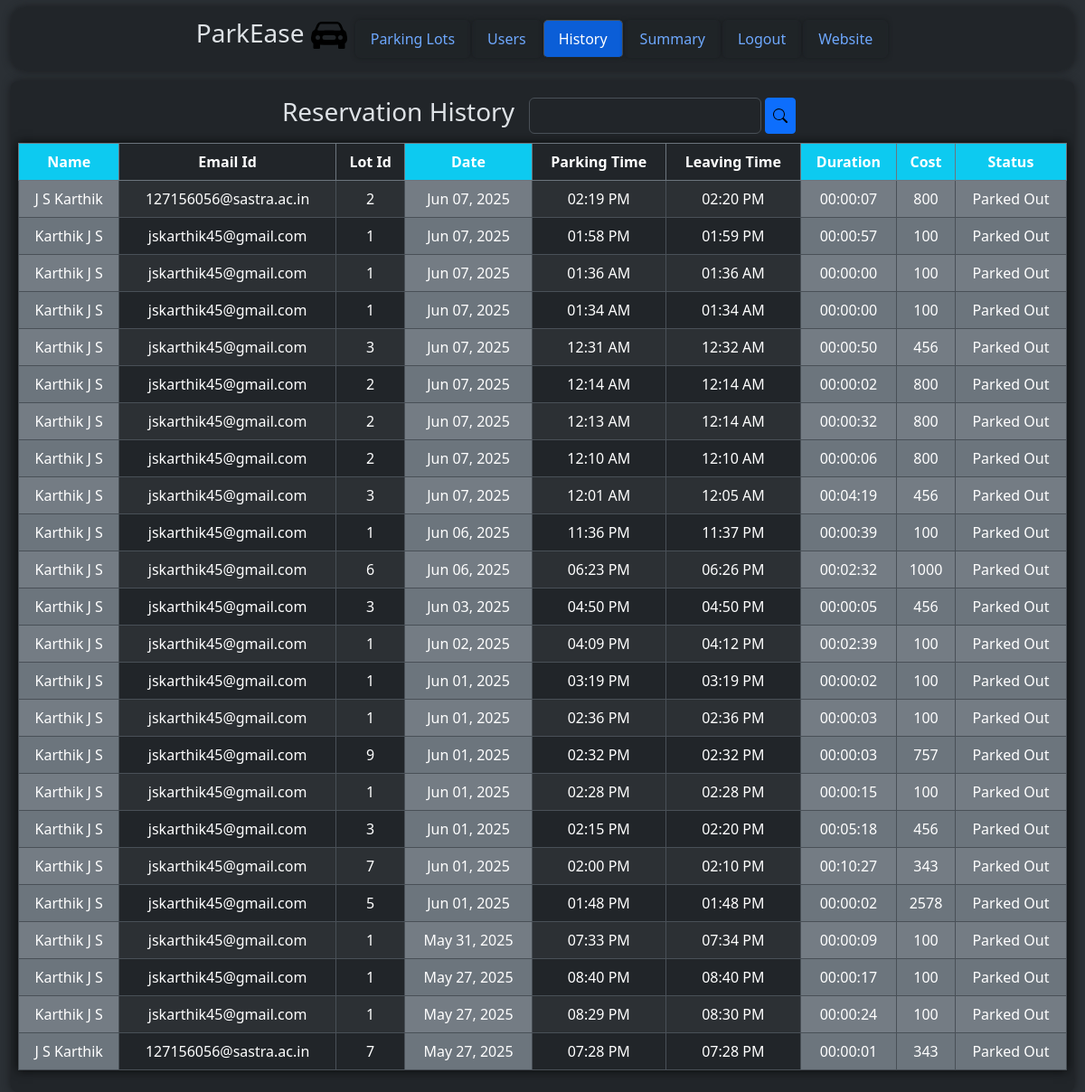
/admin/dashboard/history (signed in), run on an earlier commit of the app's database.
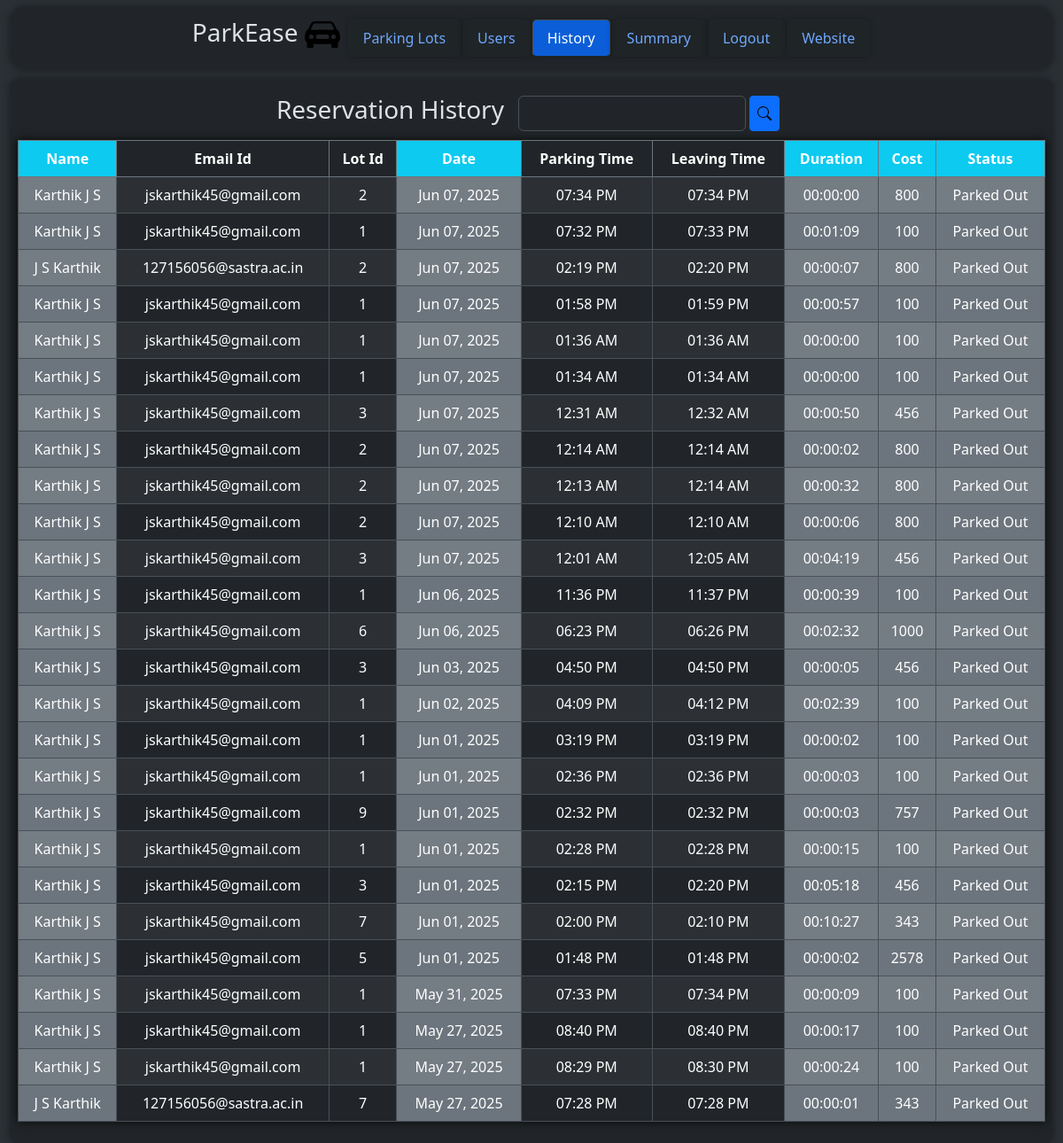
And on a later commit of the database.
### models/parkingInfo.py (models this page shows, shortened)
class ReservedParkingSpot(db.Model) :
    __tablename__ = "reservedparkingspot"
    id = db.Column(db.Integer, primary_key = True, autoincrement = True)
    parkingSpotId = db.Column(db.Integer, db.ForeignKey("parkingspot.id"))
    userId = db.Column(db.Integer, db.ForeignKey("user.id"))
    parkingTimestamp = db.Column(db.DateTime)
    leavingTimestamp = db.Column(db.DateTime)
    totalCost = db.Column(db.Integer)
    vehicleNumber = db.Column(db.String)

class ParkingLot(db.Model) :
    __tablename__ = "parkinglot"
    id = db.Column(db.Integer, primary_key = True, autoincrement = True)
    landmark = db.Column(db.String)
    noOfParkingSpots = db.Column(db.Integer)
    pricePerHr = db.Column(db.Integer)
    addressId = db.Column(db.Integer, db.ForeignKey("address.id"))
    address = db.relationship("Address", uselist = False, backref = "parkingLot")
    parkingSpots = db.relationship("ParkingSpot", backref = "parkingLot") #parking lot and parking spot is 1 - M

### models/userInfo.py (models this page shows, shortened)
class User(db.Model) :
    __tablename__ = "user"
    id = db.Column(db.Integer, primary_key = True, autoincrement = True)
    firstName = db.Column(db.String)
    lastName = db.Column(db.String)
    age = db.Column(db.Integer)
    addressId = db.Column(db.Integer, db.ForeignKey("address.id"))
    email = db.Column(db.String, unique = True)
    password = db.Column(db.String, unique = True)
    address = db.relationship("Address", backref = "users") #user and address is M - 1
    reservedParkingSpots = db.relationship("ReservedParkingSpot", backref = "user") #user and reserved parking spot is 1 - M

### controllers/adminDashboard.py (the view)
@adminbp.route("/dashboard/history", methods = ["GET"])
def history() :
    if request.method == "GET" :
        return render_template("admin/reservationHistory.html", reservedParkingSpots = viewHistory())

### controllers/adminDashboard.py (called while the page is built)
@adminbp.before_request
def restrict() :
    if session.get("type") != "admin" :
        return redirect(url_for("general.signIn"))

def viewHistory() :
    return db.session.execute(db.select(ReservedParkingSpot).order_by(nulls_first(desc(ReservedParkingSpot.parkingTimestamp)))).scalars().all()

### templates/admin/reservationHistory.html (shortened to what the changed rows need)
<!DOCTYPE html>
<html class = "h-100" data-bs-theme = "dark">
    <head>
        <link rel = "stylesheet" href = "/static/bootstrap/css/bootstrap.min.css"/>
        <link rel = "stylesheet" href = "/static/css/style.css"/>
    </head>
    <body class = "h-100">
        <div class = "container-fluid bg-body-tertiary min-vh-100">
            <div class = "rounded-3 container-fluid bg-body p-2 overflow-auto" style = "height: 80%; width: 100%; margin-top: 90px; box-shadow: 0 0 10px rgb(24, 26, 29);">
                <div>
                    <table class = "table table-striped table-bordered table-hover text-center" style = "box-shadow: 0 0 10px rgb(7, 8, 8)">
                        <thead class = "border-secondary">
                            <tr>
                                <th class = "bg-info">
                                    Name
                                </th>
                                <th>
                                    Email Id
                                </th>
                                <th>
                                    Lot Id
                                </th>
                                <th class = "bg-info">
                                    Date
                                </th>
                                <th>
                                    Parking Time
                                </th>
                                <th>
                                    Leaving Time
                                </th>
                                <th class = "bg-info">
                                    Duration
                                </th>
                                <th class = "bg-info">
                                    Cost
                                </th>
                                <th class = "bg-info">
                                    Status
                                </th>
                            </tr>
                        </thead>
                        <tbody>
                            {% for reservedParkingSpot in reservedParkingSpots %}
                                <tr>
                                    <td class = "bg-secondary">
                                        {{ reservedParkingSpot.user.firstName }} {{ reservedParkingSpot.user.lastName }}
                                    </td>
                                    <td>
                                        {{ reservedParkingSpot.user.email }}
                                    </td>
                                    <td>
                                        {{ reservedParkingSpot.parkingSpot.parkingLot.id }}
                                    </td>
                                    {% if reservedParkingSpot.parkingTimestamp is none %}
                                        {% set a = 1 %}
                                        <td class = "bg-secondary">
                                            -
                                        </td>
                                        <td>
                                            -
                                        </td>
                                    {% else %}
                                        <td class = "bg-secondary">
                                            {{ reservedParkingSpot.parkingTimestamp.strftime("%b %d, %Y") }}
                                        </td>
                                        <td>
                                            {{  reservedParkingSpot.parkingTimestamp.strftime("%I:%M %p") }}
                                        </td>
                                    {% endif %}
                                    {% if reservedParkingSpot.leavingTimestamp is none %}
                                        {% set b = 1 %}
                                        <td>
                                            -
                                        </td>
                                        <td class = "bg-secondary">
                                            -
                                        </td>
                                        <td class = "bg-secondary">
                                            -
                                        </td>
                                    {% else %}
                                        <td>
                                            {{ reservedParkingSpot.leavingTimestamp.strftime("%I:%M %p") }}
                                        </td>
                                        <td class = "bg-secondary">
                                            {% set dur = (reservedParkingSpot.leavingTimestamp - reservedParkingSpot.parkingTimestamp).total_seconds() | int %}
                                            {{ "%02d" | format(dur // 3600) }}:{{ "%02d" | format((dur % 3600) // 60) }}:{{ "%02d" | format(dur % 60) }}
                                        </td>
                                        <td class = "bg-secondary">
                                            {{ reservedParkingSpot.totalCost }}
                                        </td>
                                    {% endif %}
                                    {% if a == 1 %}
                                        <td class = "bg-danger">
                                            Reserved
                                        </td>
                                    {% elif b == 1 %}
                                        <td class = "bg-success">
                                            Occupied
                                        </td>
                                    {% else %}
                                        <td class = "bg-secondary">
                                            Parked Out
                                        </td>
                                    {% endif %}
                                </tr>
                            {% endfor %}
                        </tbody>
                    </table>
                </div>
            </div>
        </div>
    </body>
</html>

What changed in the data, as far as the page shows it:
added ReservedParkingSpot: user.firstName "Karthik", user.lastName "J S", user.email "jskarthik45@gmail.com", parkingSpot.parkingLot.id "2", parkingTimestamp "Jun 07, 2025", parkingTimestamp "07:34 PM", leavingTimestamp "07:34 PM", dur "00", value "00", totalCost "800"
added ReservedParkingSpot: user.firstName "Karthik", user.lastName "J S", user.email "jskarthik45@gmail.com", parkingSpot.parkingLot.id "1", parkingTimestamp "Jun 07, 2025", parkingTimestamp "07:32 PM", leavingTimestamp "07:33 PM", dur "00", value "01", dur "09", totalCost "100"
